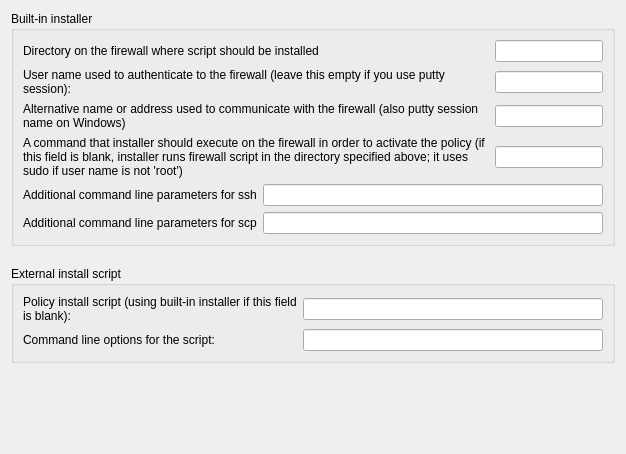
     <widget class="QWidget" name="tab5">
      <attribute name="title">
       <string>Installer</string>
      </attribute>
      <layout class="QGridLayout" name="pfAdvanced_gridLayout_3">
       <property name="spacing">
        <number>20</number>
       </property>
       <item row="0" column="0">
        <widget class="QGroupBox" name="groupBox2_2">
         <property name="title">
          <string>Built-in installer</string>
         </property>
         <layout class="QGridLayout" name="pfAdvanced_gridLayout_128">
          <item row="0" column="0">
           <widget class="QLabel" name="label556">
            <property name="text">
             <string>Directory on the firewall where script should be installed</string>
            </property>
            <property name="alignment">
             <set>Qt::AlignmentFlag::AlignLeading|Qt::AlignmentFlag::AlignLeft|Qt::AlignmentFlag::AlignVCenter</set>
            </property>
            <property name="wordWrap">
             <bool>true</bool>
            </property>
           </widget>
          </item>
          <item row="0" column="1">
           <widget class="QLineEdit" name="pf_fw_dir">
            <property name="sizePolicy">
             <sizepolicy hsizetype="Fixed" vsizetype="Fixed">
              <horstretch>0</horstretch>
              <verstretch>0</verstretch>
             </sizepolicy>
            </property>
           </widget>
          </item>
          <item row="1" column="0">
           <widget class="QLabel" name="textLabel1_2">
            <property name="text">
             <string>User name used to authenticate to the firewall (leave this empty if you use putty session):</string>
            </property>
            <property name="alignment">
             <set>Qt::AlignmentFlag::AlignLeading|Qt::AlignmentFlag::AlignLeft|Qt::AlignmentFlag::AlignVCenter</set>
            </property>
            <property name="wordWrap">
             <bool>true</bool>
            </property>
           </widget>
          </item>
          <item row="1" column="1">
           <widget class="QLineEdit" name="pf_user">
            <property name="sizePolicy">
             <sizepolicy hsizetype="Fixed" vsizetype="Fixed">
              <horstretch>0</horstretch>
              <verstretch>0</verstretch>
             </sizepolicy>
            </property>
           </widget>
          </item>
          <item row="2" column="0">
           <widget class="QLabel" name="textLabel1_3">
            <property name="text">
             <string>Alternative name or address used to communicate with the firewall (also putty session name on Windows)</string>
            </property>
            <property name="alignment">
             <set>Qt::AlignmentFlag::AlignLeading|Qt::AlignmentFlag::AlignLeft|Qt::AlignmentFlag::AlignTop</set>
            </property>
            <property name="wordWrap">
             <bool>true</bool>
            </property>
           </widget>
          </item>
          <item row="2" column="1">
           <widget class="QLineEdit" name="altAddress">
            <property name="sizePolicy">
             <sizepolicy hsizetype="Fixed" vsizetype="Fixed">
              <horstretch>0</horstretch>
              <verstretch>0</verstretch>
             </sizepolicy>
            </property>
           </widget>
          </item>
          <item row="3" column="0">
           <widget class="QLabel" name="textLabel1_4">
            <property name="text">
             <string>A command that installer should execute on the firewall in order to activate the policy (if this field is blank, installer runs firewall script in the directory specified above; it uses sudo if user name is not 'root')</string>
            </property>
            <property name="alignment">
             <set>Qt::AlignmentFlag::AlignVCenter</set>
            </property>
            <property name="wordWrap">
             <bool>true</bool>
            </property>
           </widget>
          </item>
          <item row="3" column="1">
           <widget class="QLineEdit" name="activationCmd">
            <property name="sizePolicy">
             <sizepolicy hsizetype="Fixed" vsizetype="Fixed">
              <horstretch>0</horstretch>
              <verstretch>0</verstretch>
             </sizepolicy>
            </property>
           </widget>
          </item>
          <item row="4" column="0" colspan="2">
           <layout class="QHBoxLayout">
            <item>
             <widget class="QLabel" name="textLabel1_7">
              <property name="text">
               <string>Additional command line parameters for ssh</string>
              </property>
              <property name="wordWrap">
               <bool>false</bool>
              </property>
             </widget>
            </item>
            <item>
             <widget class="QLineEdit" name="sshArgs">
              <property name="sizePolicy">
               <sizepolicy hsizetype="Expanding" vsizetype="Fixed">
                <horstretch>0</horstretch>
                <verstretch>0</verstretch>
               </sizepolicy>
              </property>
              <property name="minimumSize">
               <size>
                <width>300</width>
                <height>0</height>
               </size>
              </property>
             </widget>
            </item>
           </layout>
          </item>
          <item row="5" column="0" colspan="2">
           <layout class="QHBoxLayout" name="_2">
            <item>
             <widget class="QLabel" name="textLabel1_8">
              <property name="text">
               <string>Additional command line parameters for scp</string>
              </property>
              <property name="wordWrap">
               <bool>false</bool>
              </property>
             </widget>
            </item>
            <item>
             <widget class="QLineEdit" name="scpArgs">
              <property name="sizePolicy">
               <sizepolicy hsizetype="Expanding" vsizetype="Fixed">
                <horstretch>0</horstretch>
                <verstretch>0</verstretch>
               </sizepolicy>
              </property>
              <property name="minimumSize">
               <size>
                <width>300</width>
                <height>0</height>
               </size>
              </property>
             </widget>
            </item>
           </layout>
          </item>
         </layout>
        </widget>
       </item>
       <item row="1" column="0">
        <widget class="QGroupBox" name="groupBox1_2">
         <property name="title">
          <string>External install script</string>
         </property>
         <layout class="QGridLayout" name="pfAdvanced_gridLayout_2">
          <item row="0" column="0">
           <layout class="QHBoxLayout" name="horizontalLayout">
            <item>
             <widget class="QLabel" name="textLabel5_2">
              <property name="sizePolicy">
               <sizepolicy hsizetype="Expanding" vsizetype="Preferred">
                <horstretch>0</horstretch>
                <verstretch>0</verstretch>
               </sizepolicy>
              </property>
              <property name="text">
               <string>Policy install script (using built-in installer if this field is blank):</string>
              </property>
              <property name="alignment">
               <set>Qt::AlignmentFlag::AlignLeading|Qt::AlignmentFlag::AlignLeft|Qt::AlignmentFlag::AlignVCenter</set>
              </property>
              <property name="wordWrap">
               <bool>true</bool>
              </property>
             </widget>
            </item>
            <item>
             <widget class="QLineEdit" name="installScript">
              <property name="sizePolicy">
               <sizepolicy hsizetype="Fixed" vsizetype="Fixed">
                <horstretch>0</horstretch>
                <verstretch>0</verstretch>
               </sizepolicy>
              </property>
              <property name="minimumSize">
               <size>
                <width>300</width>
                <height>0</height>
               </size>
              </property>
             </widget>
            </item>
           </layout>
          </item>
          <item row="1" column="0">
           <layout class="QHBoxLayout" name="horizontalLayout_2">
            <item>
             <widget class="QLabel" name="textLabel6_2">
              <property name="sizePolicy">
               <sizepolicy hsizetype="Expanding" vsizetype="Preferred">
                <horstretch>0</horstretch>
                <verstretch>0</verstretch>
               </sizepolicy>
              </property>
              <property name="text">
               <string>Command line options for the script:</string>
              </property>
              <property name="alignment">
               <set>Qt::AlignmentFlag::AlignLeading|Qt::AlignmentFlag::AlignLeft|Qt::AlignmentFlag::AlignVCenter</set>
              </property>
              <property name="wordWrap">
               <bool>false</bool>
              </property>
             </widget>
            </item>
            <item>
             <widget class="QLineEdit" name="installScriptArgs">
              <property name="sizePolicy">
               <sizepolicy hsizetype="Fixed" vsizetype="Fixed">
                <horstretch>0</horstretch>
                <verstretch>0</verstretch>
               </sizepolicy>
              </property>
              <property name="minimumSize">
               <size>
                <width>300</width>
                <height>0</height>
               </size>
              </property>
             </widget>
            </item>
           </layout>
          </item>
         </layout>
        </widget>
       </item>
       <item row="2" column="0">
        <spacer>
         <property name="orientation">
          <enum>Qt::Orientation::Vertical</enum>
         </property>
         <property name="sizeType">
          <enum>QSizePolicy::Policy::Expanding</enum>
         </property>
         <property name="sizeHint" stdset="0">
          <size>
           <width>20</width>
           <height>80</height>
          </size>
         </property>
        </spacer>
       </item>
      </layout>
     </widget>
